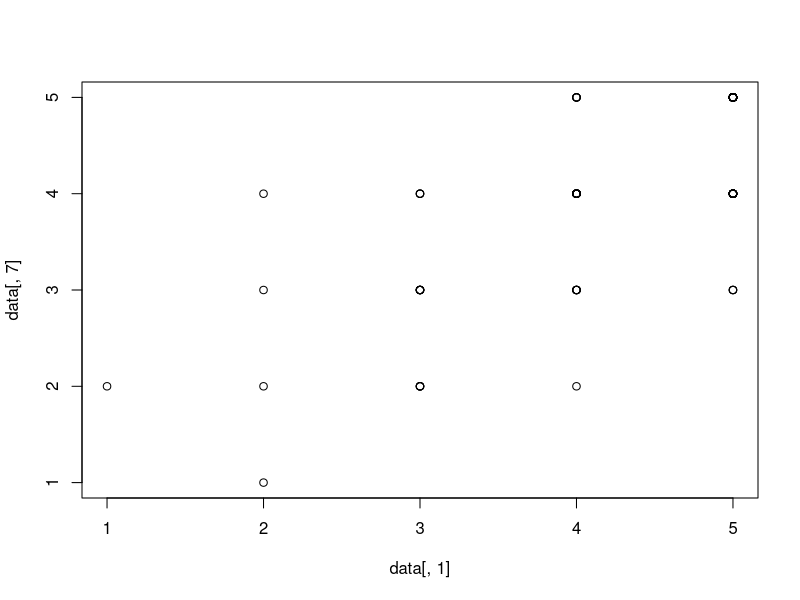
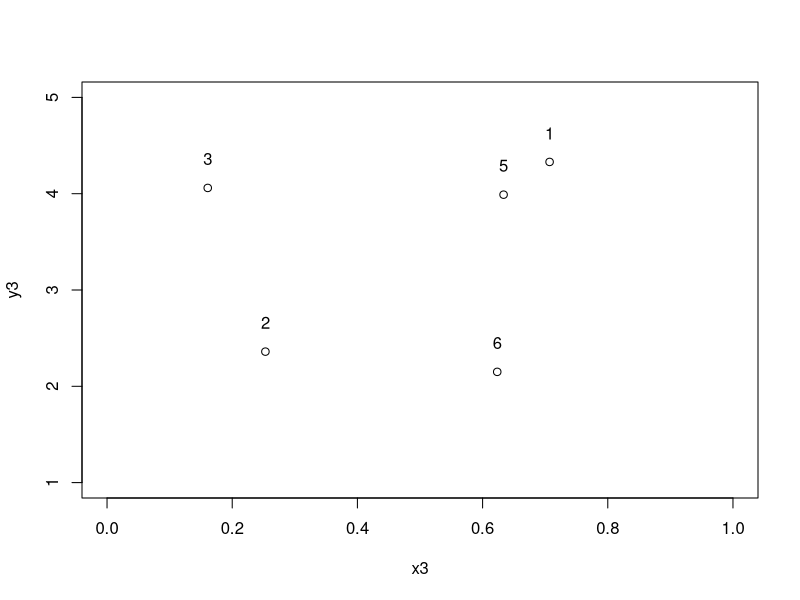

Here is the R script that generated these plots, in order:
## ---- chunk 1
getwd()

data = read.csv("data03_mac.csv")
data
## ---- chunk 2
plot(data[,1], data[,7], xlim = c(1, 5), ylim = c(1, 5))
## ---- chunk 3
table(data[,1], data[,7])
cor(data[,1], data[,7])
## ---- chunk 4
rnum <- 2
table(data[,rnum], data[,7])
cor(data[,rnum], data[,7])
## ---- chunk 5
rnum <- 3
table(data[,rnum], data[,7])
cor(data[,rnum], data[,7])
## ---- chunk 6
rnum <- 4
table(data[,rnum], data[,7])
cor(data[,rnum], data[,7])
## ---- chunk 7
rnum <- 5
table(data[,rnum], data[,7])
cor(data[,rnum], data[,7])
## ---- chunk 8
rnum <- 6
table(data[,rnum], data[,7])
cor(data[,rnum], data[,7])
## ---- chunk 9
x3 <- cor(data[, 1:6], data[, 7])
x3
## ---- chunk 10
y3 <- colMeans(data[, 1:6])
y3
## ---- chunk 11
plot(x3, y3, xlim = c(0, 1), ylim = c(1, 5))
text(x3, y3 +0.3, labels = c(1:6))
## ---- chunk 12
round(cor(data), 2)
## ---- chunk 13
res3 <- lm(data[,7]~data[,1]+data[,5]+data[,6])
summary(res3)
## ---- chunk 14
res3
